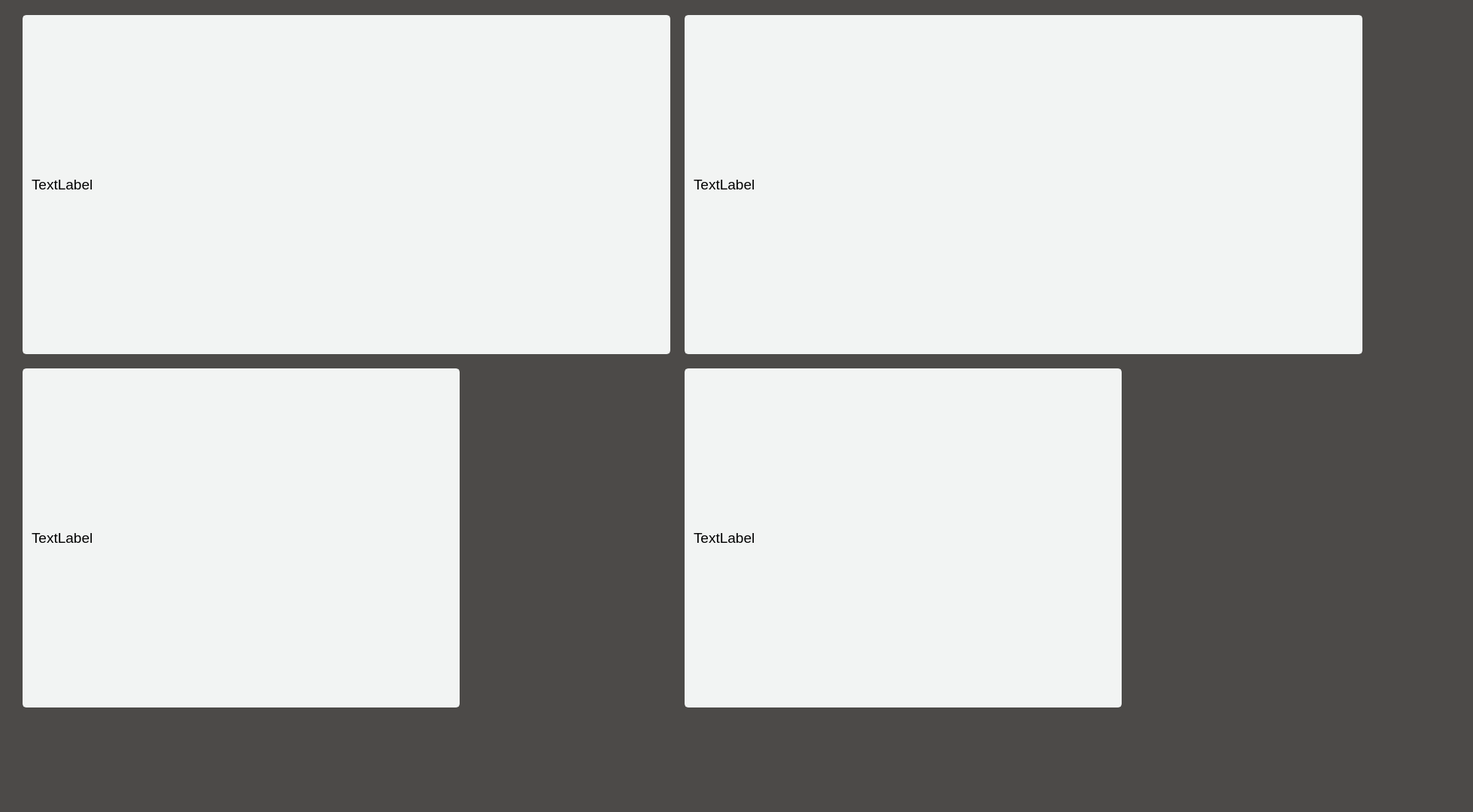
<?xml version="1.0" encoding="UTF-8"?>
<ui version="4.0">
 <class>MainWindow</class>
 <widget class="QMainWindow" name="MainWindow">
  <property name="enabled">
   <bool>true</bool>
  </property>
  <property name="geometry">
   <rect>
    <x>0</x>
    <y>0</y>
    <width>1958</width>
    <height>1080</height>
   </rect>
  </property>
  <property name="sizePolicy">
   <sizepolicy hsizetype="Preferred" vsizetype="Preferred">
    <horstretch>0</horstretch>
    <verstretch>0</verstretch>
   </sizepolicy>
  </property>
  <property name="minimumSize">
   <size>
    <width>600</width>
    <height>400</height>
   </size>
  </property>
  <property name="maximumSize">
   <size>
    <width>16777215</width>
    <height>16777215</height>
   </size>
  </property>
  <property name="font">
   <font>
    <family>Bahnschrift</family>
    <pointsize>12</pointsize>
   </font>
  </property>
  <property name="windowTitle">
   <string>MainWindow</string>
  </property>
  <property name="styleSheet">
   <string notr="true">background: #4c4a48;</string>
  </property>
  <property name="toolButtonStyle">
   <enum>Qt::ToolButtonIconOnly</enum>
  </property>
  <property name="animated">
   <bool>true</bool>
  </property>
  <widget class="QWidget" name="mainframe">
   <property name="enabled">
    <bool>true</bool>
   </property>
   <property name="sizePolicy">
    <sizepolicy hsizetype="Preferred" vsizetype="Preferred">
     <horstretch>0</horstretch>
     <verstretch>0</verstretch>
    </sizepolicy>
   </property>
   <property name="font">
    <font>
     <family>Bahnschrift</family>
    </font>
   </property>
   <property name="styleSheet">
    <string notr="true">/* leave here to be overwritten by anything more specific */

QWidget {
	font-family: &quot;Bahnschrift&quot;;
}



/* alphabetical from here */

QCheckBox::indicator {
	top: 2 px;
    width: 13px;
    height: 13px;
    background-color: #f2f4f3;
    border-radius: 2px;
}

QCheckBox::indicator:checked {
    background-color: #ffba00;
    image: url(:/images/down.png);
}




QComboBox {
    border-radius: 5px;
    padding-left: 10px;
    min-width: 6em;
	background: #F2F4F3;
	font-family: &quot;Bahnschrift&quot;;
}

QComboBox:on { /* shift the text when the popup opens */
	border: 2px sold #F2F4F3;
}

QComboBox::drop-down {
	width: 25px;
	background-color: #FFBA00;
}

QComboBox::down-arrow {
	border-image: url(:/images/down.png);
}

QComboBox::drop-down::hover {
	background-color: #FFC300;
}

QComboBox::drop-down::pressed {
	background-color: #88AB75;
}

QComboBox QAbstractItemView {
    selection-background-color: #FFBA00;
}




QListView {
    padding: 2px;
	background: #F2F4F3;
	border-radius: 5px;
}




QLabel, QLineEdit {
	border: 2px solid #F2F4F3;
	border-radius: 5px;
	font-size: 14pt;
	padding: 2px;
	padding-left: 5px;
	background-color: #F2F4F3;
}




QTextEdit, QListWidget {
	border: 0px;
	border-radius: 5px;
	font-size: 12pt;
	padding: 2px;
	padding-left: 5px;
	background-color: #F2F4F3;
}



QPushButton {
	background-color: #FFBA00;
	border-radius: 5px;
	font-size: 14pt;
}

QPushButton:hover {
	background-color: #FFC300;
}

QPushButton:pressed {
	background-color: #ab7b00;
}



QSlider {
	background: #5d707f;
}

QSlider::handle:horizontal, QSlider::handle:vertical {
	background-color: #FFBA00;
}




QSpinBox, QDoubleSpinBox {
	border: 2px solid #F2F4F3;
	border-radius: 5px;
    border-width: 3px;
	border-top-right-radius: 0;
	border-bottom-right-radius: 0;
	font-size: 12pt;
	padding: 2px;
	padding-left: 5px;
	padding-right: 5px;
	background-color: #F2F4F3;
}

QSpinBox::up-button, QDoubleSpinBox::up-button { 
	subcontrol-origin: padding;
	subcontrol-position: top right; /* position at the top right corner */
	width: 30 px;
}

QSpinBox::down-button, QDoubleSpinBox::down-button { 
	subcontrol-origin: padding;
	subcontrol-position: bottom right; /* position at the top right corner */
	width: 30 px;
	top: 1px;
}

QSpinBox::up-arrow, QDoubleSpinBox::up-arrow {
	image: url(:/images/up.png);
}

QSpinBox::down-arrow, QDoubleSpinBox::down-arrow {
	image: url(:/images/down.png);;
}




QScrollBar:vertical {  
	border: None;
    background:#f2f4f3;
    width: 10px;
}

QScrollBar::handle:vertical {
	background:#ffba00;
	border-radius: 4px;
    min-height: 20px;
}

QScrollBar:horizontal {  
    background:#f2f4f3;
    height: 15px;
}

QScrollBar::handle:horizontal {
	background:#ffba00;
	border-radius: 4px;
    min-width: 20px;
}



QTextEdit {
	border: 2px solid #909cc2
}

QTextEdit:selected {
	border-color: #aab9e6
}</string>
   </property>
   <widget class="QLabel" name="CAM_disp_1">
    <property name="geometry">
     <rect>
      <x>30</x>
      <y>20</y>
      <width>861</width>
      <height>451</height>
     </rect>
    </property>
    <property name="text">
     <string>TextLabel</string>
    </property>
   </widget>
   <widget class="QLabel" name="CAM_disp_2">
    <property name="geometry">
     <rect>
      <x>910</x>
      <y>20</y>
      <width>901</width>
      <height>451</height>
     </rect>
    </property>
    <property name="text">
     <string>TextLabel</string>
    </property>
   </widget>
   <widget class="QLabel" name="CAM_disp_3">
    <property name="geometry">
     <rect>
      <x>30</x>
      <y>490</y>
      <width>581</width>
      <height>451</height>
     </rect>
    </property>
    <property name="text">
     <string>TextLabel</string>
    </property>
   </widget>
   <widget class="QLabel" name="label_4">
    <property name="geometry">
     <rect>
      <x>910</x>
      <y>490</y>
      <width>581</width>
      <height>451</height>
     </rect>
    </property>
    <property name="text">
     <string>TextLabel</string>
    </property>
   </widget>
  </widget>
 </widget>
 <resources>
  <include location="../resources.qrc"/>
 </resources>
 <connections/>
</ui>
